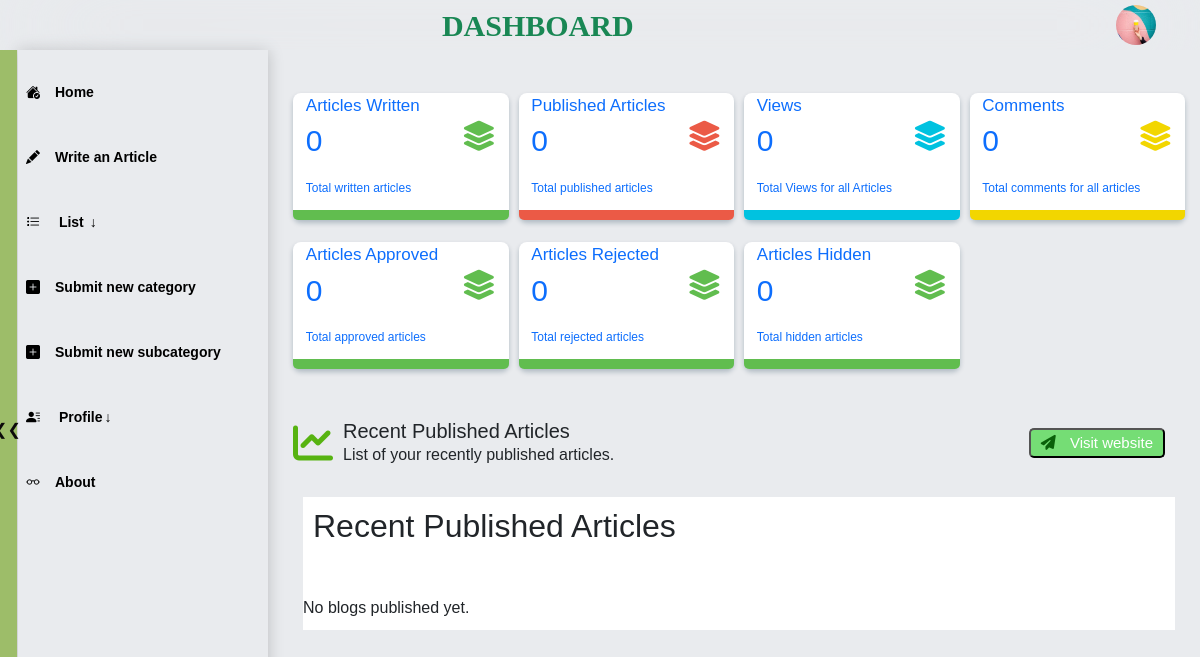
Before: /blog/dashboard/ (signed in) with the older database file.
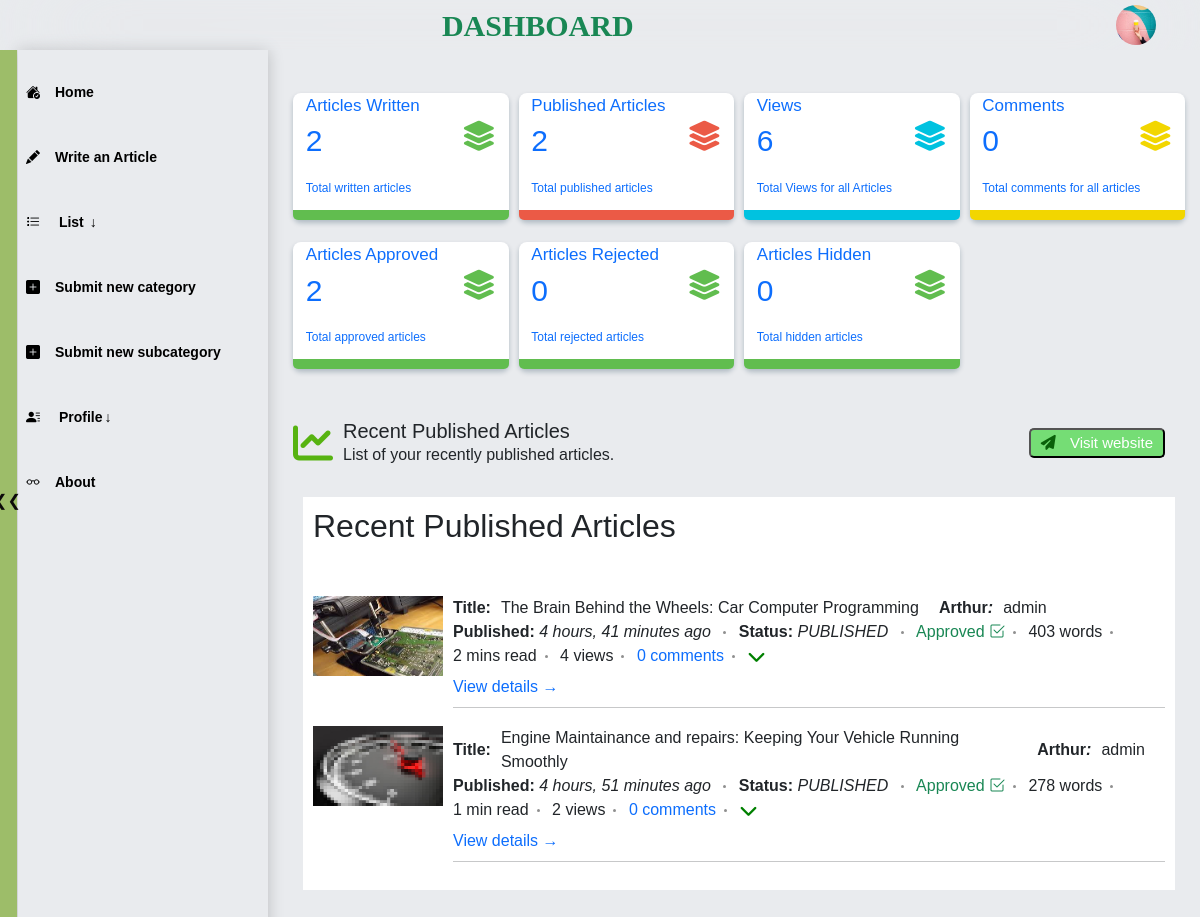
After: the same page with the newer database file.
### blog/models/article_m.py (models this page shows, shortened)
class Blog(models.Model):
    DRAFTED = "DRAFTED"
    PUBLISHED = "PUBLISHED"
    STATUS_CHOICES = (
        (DRAFTED, 'Draft'),
        (PUBLISHED, 'Publish'),
    )
    author = models.ForeignKey(User, on_delete=models.CASCADE)
    title = models.CharField(max_length=100)
    content = HTMLField('Content')
    image = models.ImageField(default='article-default.jpg', upload_to='blog_images')
    image_credit = models.CharField(max_length=200, default='CDTBLOG')
    category = models.ForeignKey(Category, on_delete=models.CASCADE)
    subcategory = models.ForeignKey(Subcategory, on_delete=models.CASCADE)
    slug = models.SlugField(unique=True, max_length=255, blank=True, null=True)
    tags = TaggableManager(blank=True)
    status = models.CharField(max_length=10, choices=STATUS_CHOICES,
                              default='DRAFT')
    date_published = models.DateTimeField(blank=True, null=True, editable=False)
    date_created = models.DateTimeField(auto_now_add=True,  editable=False)
    date_updated = models.DateTimeField(blank=True, null=True, editable=False)
    date_drafted = models.DateTimeField(blank=True, null=True, editable=False)
    word_count = models.IntegerField(default=0)
    view_count = models.IntegerField(default=0)
    like_count = models.IntegerField(default=0)
    dislike_count = models.IntegerField(default=0)
    date_hidden = models.DateTimeField(blank=True, null=True,editable=False)
    hidden = models.BooleanField(default=False)
    date_approved = models.DateTimeField(blank=True, null=True, editable=False)
    approved = models.BooleanField(default=False)
    date_rejected = models.DateTimeField(blank=True, null=True, editable=False)
    rejected = models.BooleanField(default=False)
    rejection_reason = models.TextField(blank=True, null=True)
    def formatted_views_count(self):
        if self.view_count < 1000:
            return str(self.view_count)
        elif self.view_count < 1000000:
            return f"{self.view_count // 1000}.{self.view_count % 1000 // 100}k"
        else:
            return f"{self.view_count // 1000000}.{self.view_count % 1000000 // 100000}m"
    def read_time(self):
        words = self.word_count
        if words > 0:
            read_time = round(words / 200)
            if read_time == 0:
                read_time = 1
            if read_time >= 60:
                read_time = round(read_time / 60)
                if read_time == 1:
                    return '1 hr'
                else:
                    return f'{read_time} hrs'
            else:
                if read_time == 1:
                    return '1 min'
                else:
                    return f'{read_time} mins'
        else:
            return 0
    @property
    def comment_count(self):
        count_ =self.comments.filter(blog=self, approved=True).count()
        if count_ >= 1000:
            suffixes = ['', 'k', 'M', 'B', 'T']
            magnitude = 0
            while count_ >= 1000 and magnitude < len(suffixes)-1:
                magnitude += 1
                count_ /= 1000
                _count = f'{count_:.1f}{suffixes[magnitude]}'
            return _count
        else:
            return count_

### blog/views/dashboard/dashboard_home_v.py (the view, shortened to what this page needs)
# urls.py: path('dashboard/', dashboard_home, name='dashboard_home'),
@login_required
def dashboard_home(request):
    author = request.user
    if author.is_staff:
        blogs_ = Blog.objects.all()
        blogs_c = Blog.objects.all().annotate(total_comments=Sum('comments__approved')) or 0
        if blogs_.exists():
            total_comments = blogs_c.aggregate(Sum('total_comments'))['total_comments__sum'] or 0
            total_views = Blog.objects.aggregate(Sum('view_count'))['view_count__sum'] or 0
        else:
            total_comments=0
            total_views=0
        total_blogs = Blog.objects.count()
        total_published_blogs = Blog.objects.filter(status='PUBLISHED').count() or 0
        recent_blogs  = Blog.objects.filter(status='PUBLISHED', hidden=False).order_by('-date_published')[:5]
        total_rejected = Blog.objects.filter(rejected=True).count() or 0
        total_approved = Blog.objects.filter(approved=True).count() or 0
        total_hidden = Blog.objects.filter(hidden=True).count() or 0
        messages.success(request, 'This is a success message.')
    context = {
        'total_blogs': total_blogs,
        'total_published_blogs': total_published_blogs,
        'total_views': total_views,
        'total_comments': total_comments,
        'recent_blogs': recent_blogs,
        'total_rejected': total_rejected,
        'total_approved': total_approved,
        'total_hidden': total_hidden,
        }
    return render(request, 'blogdashboard/dashboard_home.html', context)

### templates/blogdashboard/dashboard_home.html (shortened to what the changed rows need)
{% extends 'blogdashboard/dashboard_base.html' %}
{% load static %}
{% block css %}
<link rel="stylesheet" href="{% static 'css/blogdashboard/dashboard_home.css' %}">
<link rel="stylesheet" href="{% static 'css/blogdashboard/common.css' %}">
{% endblock css %}
{% block content %}
<section class="item2 section home-page" id="home">
        <div class="info-cards">
            <a href="{% url 'blog:written_article_list' %}">
            <div class="card--item">
                <div id="card--item" style="margin: 0.8rem;">
                    <div class="card-top">
                        <div class="card-title-inf">
                            <span class="card--title ">Articles Written</span>
                            <span id="span2">{{ total_blogs }}</span>
                        </div>
                    </div>
                </div>
            </div>
            </a>
            <a href="{% url 'blog:published_article_list' %}">
            <div class="card--item">
                <div id="card--item" style="margin: 0.8rem;">
                    <div class="card-top">
                        <div class="card-title-inf">
                            <span class="card--title ">Published Articles</span>
                            <span id="span2">{{ total_published_blogs }}</span>
                        </div>
                    </div>
                </div>
            </div>
            </a>
            <a href="">
            <div class="card--item">
                <div id="card--item" style="margin: 0.8rem;">
                    <div class="card-top">
                        <div class="card-title-inf">
                            <span class="card--title ">Views</span>
                            <span id="span2">{{ total_views }}</span>
                        </div>
                    </div>
                </div>
            </div>
            </a>
            <a href="{% url 'blog:approved_article_list' %}">
            <div class="card--item">
                <div id="card--item" style="margin: 0.8rem;">
                    <div class="card-top">
                        <div class="card-title-inf">
                            <span class="card--title ">Articles Approved</span>
                            <span id="span2">{{ total_approved }}</span>
                        </div>
                    </div>
                </div>
            </div>
            </a>
        </div>
        <div class="recent-articles">
            <div id="r-a-heading">
                <h2> Recent Published Articles
            </div>
            {% for blog in recent_blogs %}
            <div id="r-a-body">
                <div class="r-a-body">
                    <div class="img" >
                        <img class="" src="{{ blog.image.url }}" alt="" height="80" width="130">
                    </div>
                    <div style="padding-left: 10px;">
                        <div>
                            <ol class="post-arthur">
                                <li><h6>Title:</h6> <span>{{blog.title}}</span> </li>
                                <li><h6>Arthur<i>:</i></h6> <span>{{ blog.author.username }}</span> </li>
                            </ol>
                        </div>
                        <div class="meta mb-1">
                            <span class="date">
                            <b>Published:</b>
                            <i>{% comment %} {{ blog.date_published|timesince|slice:":9"}} ago {% endcomment %}
                                {{ blog.date_published|timesince|slice:":20"|add:" ago" }}
                            </i>
                            </span>
                            <span class="date">
                                <b>Status:</b>
                                <i>
                                    {{ blog.status }}
                                </i>
                            </span>
                            {% if blog.rejected %}
                                <span class="text-warning date">Rejected <i class="bi bi-x-octagon"></i></span>
                                {% comment %} if approved is True {% endcomment %}
                            {% elif blog.approved %}
                                <span class="text-success date">Approved <i class="bi bi-check2-square"></i></span>
                            {% else %}
                                <span class="text-info date">Not verified <i class="bi bi-app-indicator"></i></span>
                                {% comment %} end {% endcomment %}
                            {% endif %}
                            <span class="time">{{ blog.word_count }} words</span>
                            <span class="time">{{ blog.read_time }} read</span>
                            <span class="comment">{{ blog.formatted_views_count }} views</span>
                            <span class="comment"><a href="#">{{ blog.comment_count }} comments</a></span>
                            <div class="dropdown time">
                                <button class="btn dropdown-toggle" type="button" id="time-dropdown" data-bs-toggle="dropdown" aria-expanded="false">
                                <i class="fas fa-chevron-down dropdown-btn"></i>
                                </button>
                            </div>
                        </div>
                        <a class="r-a-more-link" href="{% url 'blog:das_article_detail' slug=blog.slug %}">View details →</a>
                        <hr class="solid" style="height: 6px;margin: 0.5rem 0;">
                    </div>
                </div>
            </div>
            {% empty %}
            <div>No blogs published yet.</div>
            {% endfor %}
        </div>
</section>
{% endblock content %}

Changed rows visible on the page:
added Blog: image (picture), title "The Brain Behind the Wheels: Car Computer Programming", author.username "admin", date_published|add "4 hours, 41 minutes ago", status "PUBLISHED", rejected "Approved", word_count "403", read_time "2 mins", formatted_views_count "4", comment_count "0"
added Blog: image (picture), title "Engine Maintainance and repairs: Keeping Your Vehicle Running Smoothly", author.username "admin", date_published|add "4 hours, 51 minutes ago", status "PUBLISHED", rejected "Approved", word_count "278", read_time "1 min", formatted_views_count "2", comment_count "0"
Other visible differences:
{{ total_blogs }}: "0" → "2"
{{ total_published_blogs }}: "0" → "2"
{{ total_views }}: "0" → "6"
{{ total_approved }}: "0" → "2"
text no longer shown: "No blogs published yet."
